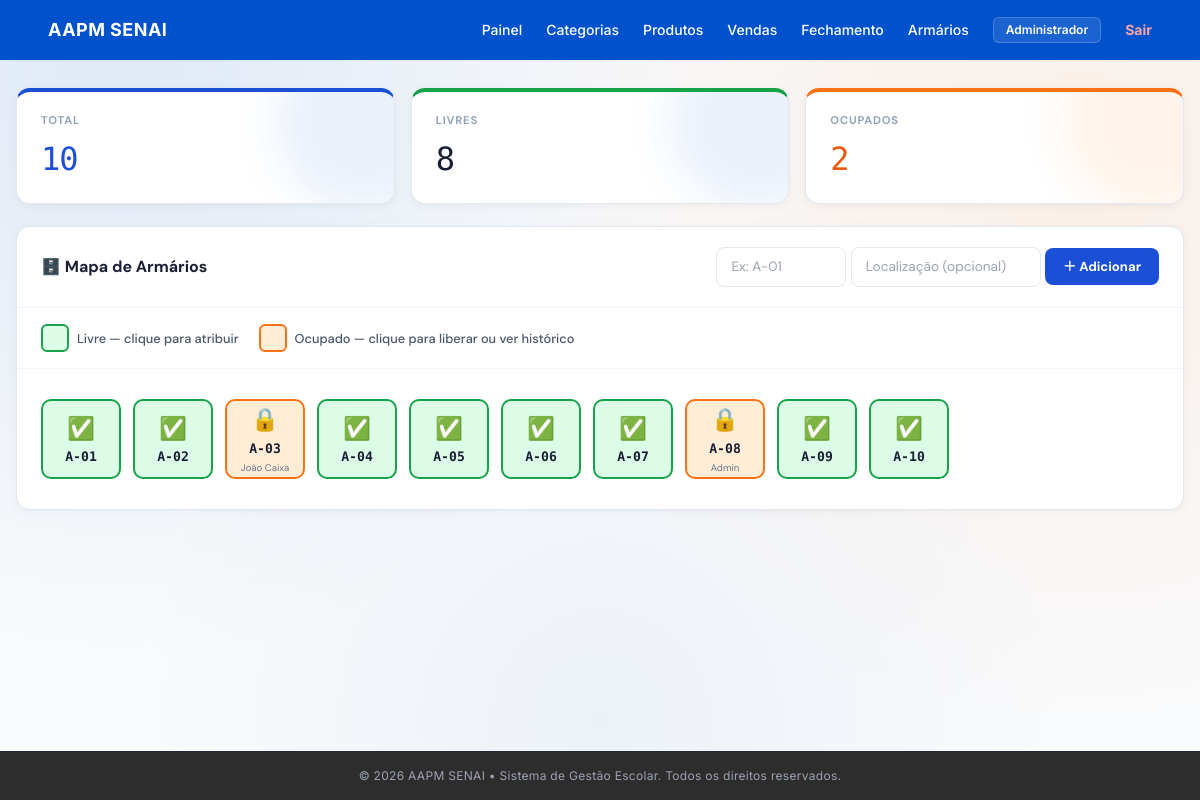
The page /armarios/ (signed in) on the database as committed earlier.
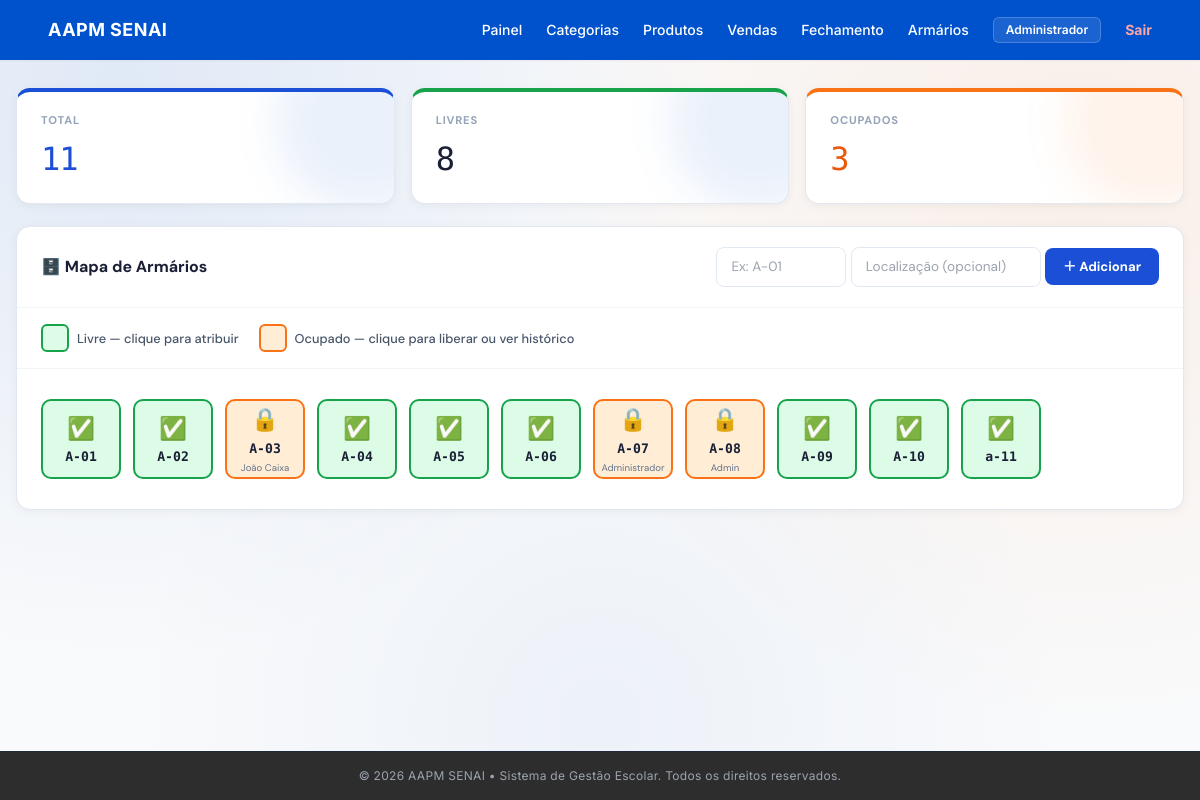
The same page on the database as committed later.
### app/models/armario_model.py (models this page shows)
class Armario(Base):
    __tablename__ = "armarios"
    id           = Column(Integer, primary_key=True, autoincrement=True, index=True)
    numero       = Column(String(20), nullable=False, unique=True, index=True)
    localizacao  = Column(String(100), nullable=True)
    ocupado      = Column(Boolean, default=False)
    ativo        = Column(Boolean, default=True)
    usuario_id   = Column(Integer, ForeignKey("usuarios.id", ondelete="SET NULL"), nullable=True)
    usuario      = relationship("Usuario", foreign_keys=[usuario_id])
    atribuido_em = Column(DateTime, nullable=True)
    criado_em    = Column(DateTime, server_default=func.now())
    historico    = relationship("ArmarioHistorico", back_populates="armario", cascade="all, delete-orphan")

### app/models/user_model.py (models this page shows)
class Usuario(Base):
    __tablename__ = "usuarios"
    id = Column(Integer, primary_key=True, autoincrement=True)
    nome = Column(String(100), nullable=False)
    email = Column(String(150), unique=True, nullable=False)
    hashed_password = Column(String(255), nullable=False)
    role = Column(String(20), default="operador")
    ativo = Column(Boolean, default=True)
    criado_em = Column(DateTime, server_default=func.now())

### app/controllers/armario_controller.py (the view)
@router.get("/")
def listar(request: Request, payload=Depends(require_admin), db: Session=Depends(get_db)):
    u = _obj(payload)
    armarios = db.query(Armario).filter(Armario.ativo==True).order_by(Armario.numero).all()
    usuarios = db.query(Usuario).filter(Usuario.ativo==True).all()
    total=len(armarios); ocupados=sum(1 for a in armarios if a.ocupado)
    return templates.TemplateResponse(request=request, name="armarios/index.html",
        context={"request":request,"usuario":u,"armarios":armarios,"usuarios":usuarios,
                 "total":total,"ocupados":ocupados,"livres":total-ocupados})

### app/templates/armarios/index.html (shortened to what this page needs)
{% extends "base.html" %}
{% block conteudo %}
<div class="arm-wrap">
  {% set q = request.query_params %}
  <div class="stats-row">
    <div class="stat-card blue">
      <div class="stat-label">Total</div>
      <div class="stat-value">{{ total }}</div>
    </div>
    <div class="stat-card green">
      <div class="stat-label">Livres</div>
      <div class="stat-value">{{ livres }}</div>
    </div>
    <div class="stat-card orange">
      <div class="stat-label">Ocupados</div>
      <div class="stat-value">{{ ocupados }}</div>
    </div>
  </div>
  <div class="panel">
    <div class="panel-header">
      <span class="panel-title">🗄️ Mapa de Armários</span>
      <form method="post" action="/armarios/novo" class="form-novo">
        <input type="text" name="numero"      placeholder="Ex: A-01" required>
        <input type="text" name="localizacao" placeholder="Localização (opcional)">
        <button type="submit" class="btn btn-blue">＋ Adicionar</button>
      </form>
    </div>
    <div class="legenda">
      <div class="leg-item"><div class="leg-box leg-livre"></div> Livre — clique para atribuir</div>
      <div class="leg-item"><div class="leg-box leg-ocupado"></div> Ocupado — clique para liberar ou ver histórico</div>
    </div>
    {% if armarios %}
    <div class="mapa-container">
      <div class="mapa-grid">
        {% for a in armarios %}
        <div class="arm-slot {{ 'ocupado' if a.ocupado else 'livre' }}"
             onclick="abrirModal(
               {{ a.id }},
               '{{ a.numero }}',
               {{ 'true' if a.ocupado else 'false' }},
               '{{ a.usuario.nome if a.ocupado and a.usuario else '' }}',
               '{{ a.localizacao or '' }}'
             )">
          <div class="arm-ico">{{ '🔒' if a.ocupado else '✅' }}</div>
          <div class="arm-num">{{ a.numero }}</div>
          {% if a.ocupado and a.usuario %}
          <div class="arm-user-mini">{{ a.usuario.nome }}</div>
          {% endif %}
        </div>
        {% endfor %}
      </div>
    </div>
    {% else %}
    <div class="empty-msg">Nenhum armário cadastrado. Adicione o primeiro acima.</div>
    {% endif %}
  </div>
</div>
{% endblock conteudo %}

Rows that differ between the two databases and show on the page:
changed Armario: ocupado "✅" → "🔒"; usuario.nome (not shown) → "Administrador"
added Armario: ocupado "✅", numero "a-11"
Other text that changed with them:
{{ total }}: "10" → "11"
{{ ocupados }}: "2" → "3"
